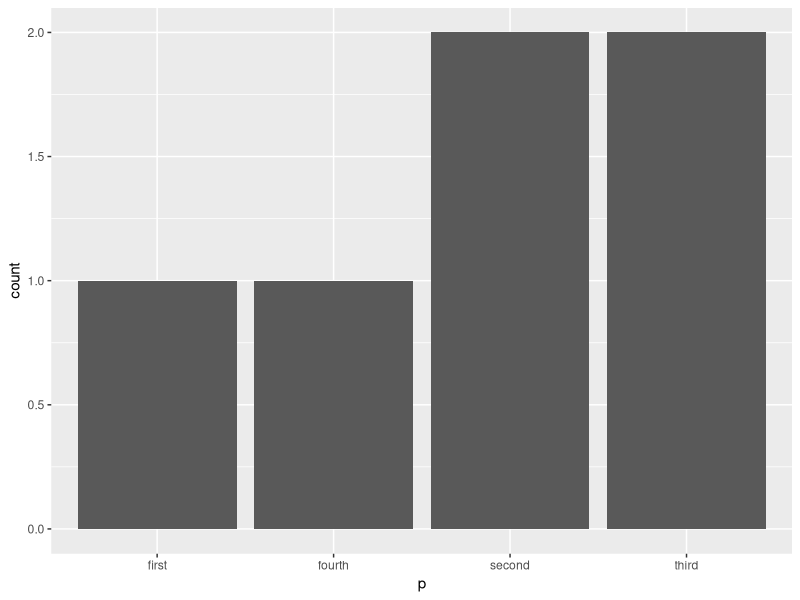
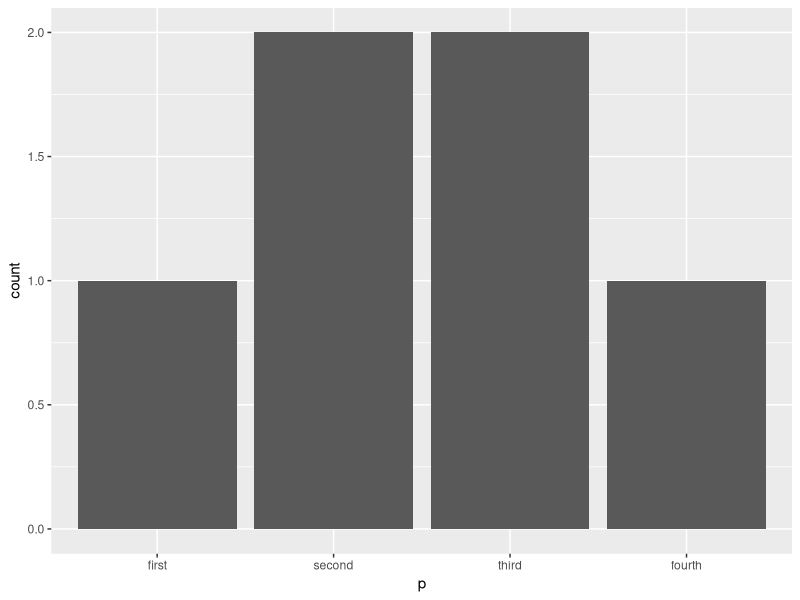

Reproduce these figures in R, in order.
## ---- chunk 1
install.packages("palmerpenguins")
library(palmerpenguins)
library(tidyverse)
## ---- chunk 2
    is.character(c("hello", "there"))
    is.character(c(1, 3, 5, 7))
## ---- chunk 3
    is.na(c(34, NA))
## ---- chunk 4
as.numeric(c("23", "45"))
as.numeric(c(TRUE, FALSE))
## ---- chunk 5
x = c(1, 2, 3)
names(x) = c("a", "b", "c")
x
## ---- chunk 6
attributes(x)
## ---- chunk 7
    data = c(2, 4, -1, -3, 2, -1, 10)
    data[c(1, 3, 5)]
## ---- chunk 8
data[c(-1, -2)]
## ---- chunk 9
data[c(TRUE, FALSE, TRUE, FALSE, TRUE, FALSE, FALSE)]
## ---- chunk 10
data = c(2, 4, -1, -3, 2, -1, 10)
## ---- chunk 11
data[data > 0]
## ---- chunk 12
chars = c("temp", "object", "temp", "wish", "bumblebee", "temp")
## ---- chunk 13
chars[chars != "temp"]
## ---- chunk 14
vec_with_NA = c(2, 4, NA, NA, 3, NA)
## ---- chunk 15
vec_with_NA[!is.na(vec_with_NA)]
## ---- chunk 16
place = factor(c("first", "third", "third", "second", "second", "fourth"))
place
## ---- chunk 17
df = data.frame(p = place)
ggplot(df) + geom_bar(aes(x = p))
## ---- chunk 18
place = ordered(c("first", "third", "third", "second","second", "fourth"), levels =  c("first", "second", "third", "fourth"))
place
df = data.frame(p = place)
ggplot(df) + geom_bar(aes(x = p))
## ---- chunk 19
df = data.frame(x = 1:3, y = c("cup", "mug", "jar"))
df
## ---- chunk 20
attributes(df)
## ---- chunk 21
names(df)
## ---- chunk 22
library(palmerpenguins)
attributes(penguins)
## ---- chunk 23
penguins$bill_length_mm
## ---- chunk 24
penguins_select = select(penguins, bill_length_mm, bill_depth_mm, species)
penguins_gentoo = filter(penguins_select, species == "Gentoo")
## ---- chunk 25
penguins_select_2 = penguins[, c("bill_length_mm", "bill_depth_mm", "species")]
penguins_gentoo_2 = penguins_select_2[penguins$species == "Gentoo" ,]
## ---- chunk 26
penguins_gentoo_2 = penguins_select_2[penguins$species == "Gentoo", c("bill_length_mm", "bill_depth_mm", "species")]
## ---- chunk 27
penguins_clean = filter(penguins, !is.na(bill_length_mm))
## ---- chunk 28
penguins_clean = penguins[!is.na(penguins$bill_depth_mm) ,]
## ---- chunk 29
l1 = list(
  1:3, 
  "a", 
  c(TRUE, FALSE, TRUE), 
  c(2.3, 5.9)
)
## ---- chunk 30
unlist(l1)
## ---- chunk 31
l1 = list(
  ranking = 1:3, 
  name = "a", 
  success =  c(TRUE, FALSE, TRUE), 
  score = c(2.3, 5.9)
)
#or
names(l1) = c("ranking", "name", "success", "score")
## ---- chunk 32
l1$score
## ---- chunk 33
my_matrix = matrix(1:10, nrow = 2)
my_matrix
## ---- chunk 34
#column 3
my_matrix[, 3]
#row 2
my_matrix[2 ,]
#column 3, row 2
my_matrix[2, 3]
